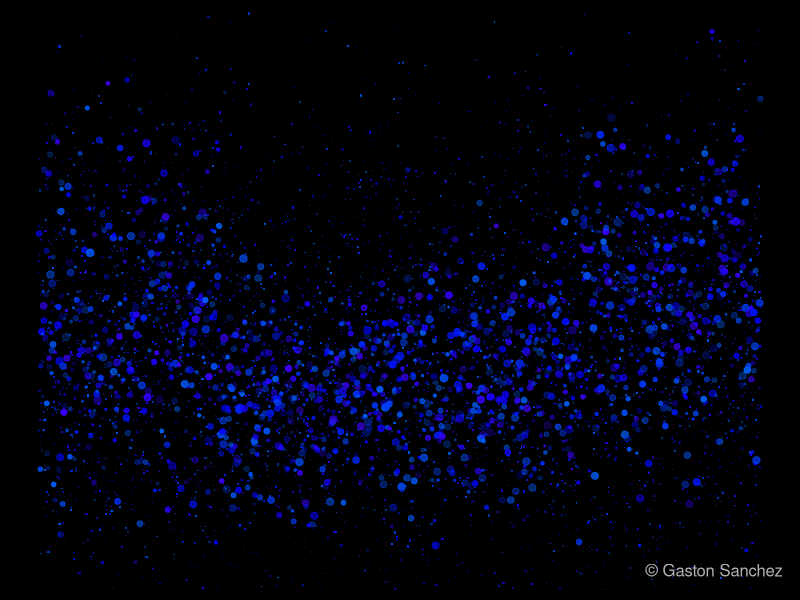

Recreate this plot in R.
##################################################################################
# Title:      Blue Milky Way
# Copyright:  Copyright (c) 2012, under the Simplified BSD License
# Author:     Gaston Sanchez
# url:        www.gastonsanchez.com/projects/rtist
##################################################################################

# Don't use my working directory!
setwd("/Users/gaston/Documents/Rtist_Plots/Images")

# ========================================================================
# Blue Milky Way
# ========================================================================
# generate pairs of x-y values
x1 = 1:500
y1 = rnorm(500, .5, 2)
x2 = 501:1000
y2 = rnorm(500, -1, 1.2)
x3 = 1001:1500
y3 = rnorm(500, -.5, 1.5)
x4 = 1501:2000
y4 = rnorm(500, 1, 1.8)
# colors
mycol = hsv(runif(500,.6,.71), 1, 1, alpha=runif(500,.2,.9))

png("blue_milkyway.png", width=700, height=400)
# set graphical parameters
op = par(bg="black", mar=rep(.5, 4))
# plot
plot(1:2000, c(y1,y2,y3,y4), type="n")
points(seq(1,2000,length=5000), rnorm(5000,0,3), 
       col=mycol, pch='.', cex=2.5*runif(5000))
points(x1, y1, col=mycol, pch=19, cex=runif(500))
points(x2, y2, col=mycol, pch=19, cex=runif(500))
points(x3, y3, col=mycol, pch=19, cex=runif(500))
points(x4, y4, col=mycol, pch=19, cex=runif(500))
# signature
legend("bottomright", legend="© Gaston Sanchez", bty="n", text.col="gray70")
# reset par
par(op)
dev.off()
